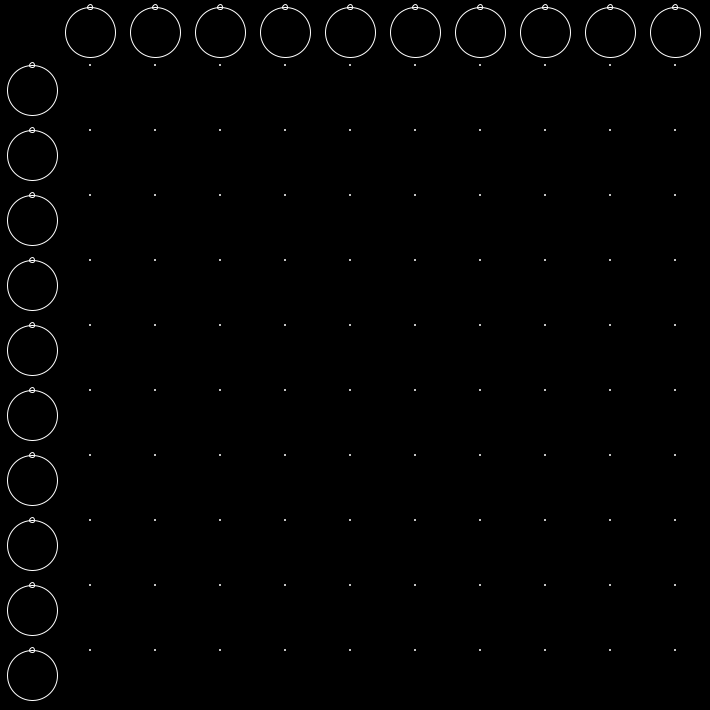
Frame 1 (no input)
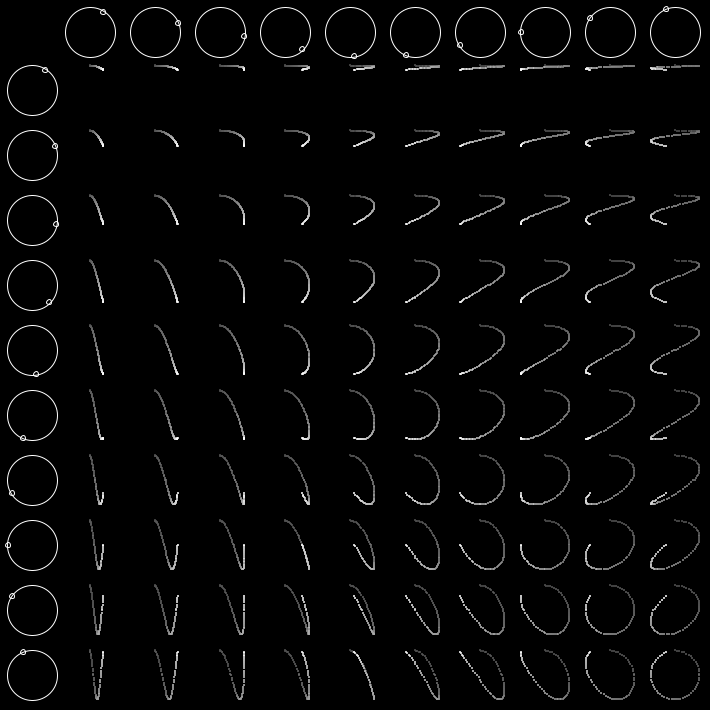
Frame 60 (the mouse pressed at the canvas centre just before this capture)
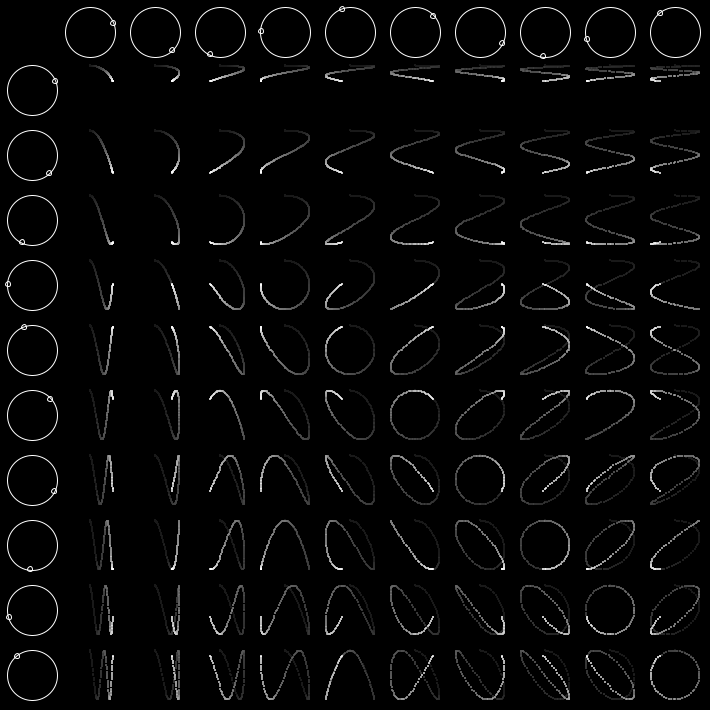
Frame 120 (the mouse held since frame 60 and released just before this capture)

The Processing sketch that drew these frames (run headless with seeded random() and noise(); from frame 60 on, the mouse is pressed at the canvas centre):

// Processing sketch: Lissajous_Figures
// ── Lissajous_Figures.pde
final int SIZE = 50;
final int SPACER = 15;
float angle = 0;
final int CIRCLES = 10;

int[] pointsX;
int[] pointsY;

void setup()
{
  size(710, 710);
  smooth();
  background(0);
  pointsX = new int[CIRCLES];
  pointsY = new int[CIRCLES];
  
  for (int i = 0; i < CIRCLES; ++i)
  {
    pointsX[i] = 0;
    pointsY[i] = 0;
  }
}

void draw()
{
  fill(0);
  noStroke();
  rect(0, 0, width, SIZE + SPACER / 2 + 2);
  rect(0, 0, SIZE + SPACER / 2 + 2, height);
  strokeWeight(1);
  stroke(255);
  noFill();  
  
  // Top
  
  for (int i = 0; i < CIRCLES; ++i)
  {
    int offsetAxis = SIZE + ((i) * SIZE) + (SPACER + (SIZE / 2)) + ((i) * SPACER);
    int offsetOther = SPACER / 2 + (SIZE / 2);

    int _tx = (int)((SIZE / 2) * cos(angle * (i + 1) - HALF_PI));
    int _ty = (int)((SIZE / 2) * sin(angle * (i + 1) - HALF_PI));
    
    ellipse(offsetAxis, offsetOther, SIZE, SIZE);
    ellipse(_tx + offsetAxis, _ty + offsetOther, 5, 5);
    pointsX[i] = _tx + offsetAxis;
  }

  // Side
  for (int i = 0; i < CIRCLES; ++i)
  {
    int offsetAxis = SIZE + ((i) * SIZE) + (SPACER + (SIZE / 2)) + ((i) * SPACER);
    int offsetOther = SPACER / 2 + (SIZE / 2);    
    int _sx = (int)((SIZE / 2) * cos(angle * (i + 1) - HALF_PI));
    int _sy = (int)((SIZE / 2) * sin(angle * (i + 1) - HALF_PI));
    ellipse(offsetOther, offsetAxis, SIZE, SIZE);
    ellipse(_sx + offsetOther, _sy + offsetAxis, 5, 5);
    pointsY[i] = _sy + offsetAxis;
  }
  
  noStroke();
  fill(0, 5);
  rect(SIZE + SPACER / 2 + 2, SIZE + SPACER / 2 + 2, width, height);
  
  for(int i = 0; i < CIRCLES; ++i)
  {
    for(int j = 0; j < CIRCLES; ++j)
    {
      fill(255, 255, 255);
      ellipse(pointsX[i], pointsY[j], 2, 2);
    }
  }

  angle += 0.01;
  angle = angle % TWO_PI;
  
  for (int i = 0; i < CIRCLES; ++i)
  {
    pointsX[i] = 0;
    pointsY[i] = 0;
  }
}
